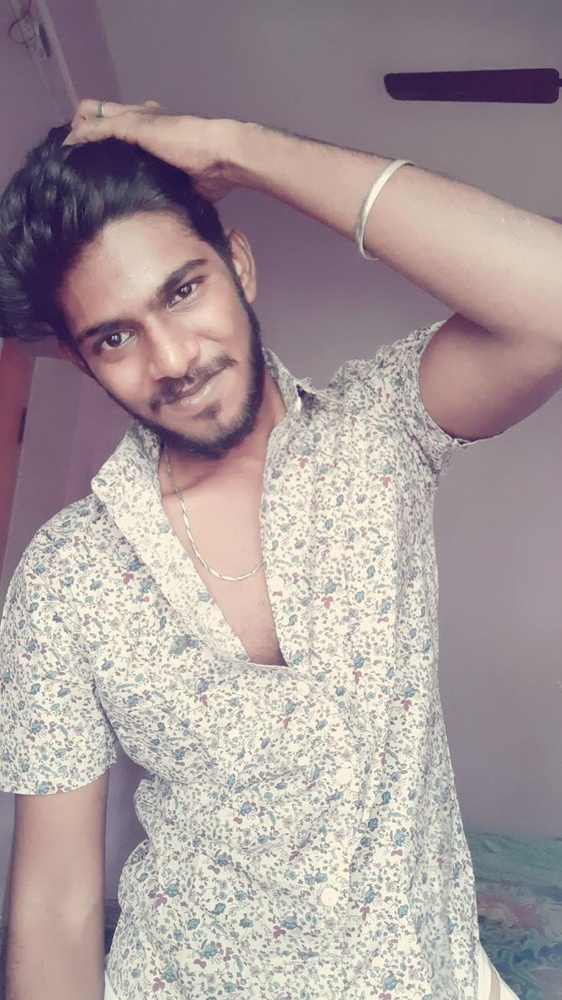
#> input picture captured_image.jpg, 562 x 1000 px, shrunk from 900 x 1600 before the run
$ python index.py
#> lines starting #> are read from the running program, lines starting #| are printed output that depends on the picture; after the words box and inside, x2 and y2 are one past the last pixel; in counts of white or black regions, pixels touching at a corner belong together
import cv2
import numpy as np

# Load the captured image
image = cv2.imread('captured_image.jpg')
#> image is the input picture: shape (1000, 562, 3); mean B, G, R 154.9, 153.6, 166.7

# Convert to grayscale
gray = cv2.cvtColor(image, cv2.COLOR_BGR2GRAY)
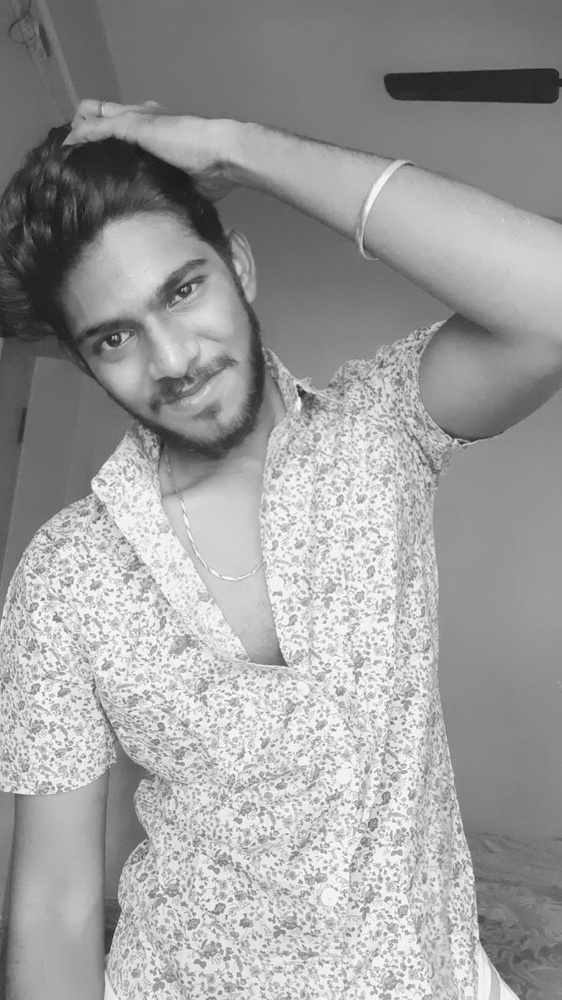
#> gray: shape (1000, 562); min 24, max 254, mean 157.6

# Use HoughCircles to detect circles in the image
circles = cv2.HoughCircles(
    gray, cv2.HOUGH_GRADIENT, dp=1.2, minDist=100, param1=100, param2=30, minRadius=5, maxRadius=50)
#> circles = 27 rows, first 8: [49.8, 640.2, 49.28], [240.6, 832.2, 49.28], [382.2, 493.8, 49.28], [378.6, 793.8, 49.28], [150.6, 679.8, 49.28], [286.2, 718.2, 49.28], [388.2, 682.2, 49.28], [196.2, 925.8, 49.28]

if circles is not None:
    circles = np.round(circles[0, :]).astype("int")
#> circles = 27 rows, first 8: [50, 640, 49], [241, 832, 49], [382, 494, 49], [379, 794, 49], [151, 680, 49], [286, 718, 49], [388, 682, 49], [196, 926, 49]
    for (x, y, r) in circles:
        # Draw the detected circle
        cv2.circle(image, (x, y), r, (0, 255, 0), 4)
#> this loop made 27 passes
#> (x, y, r) on passes 1 to 12: (50, 640, 49), (241, 832, 49), (382, 494, 49), (379, 794, 49), (151, 680, 49), (286, 718, 49), (388, 682, 49), (196, 926, 49), (424, 884, 49), (323, 895, 48), (122, 533, 48), (235, 622, 49)
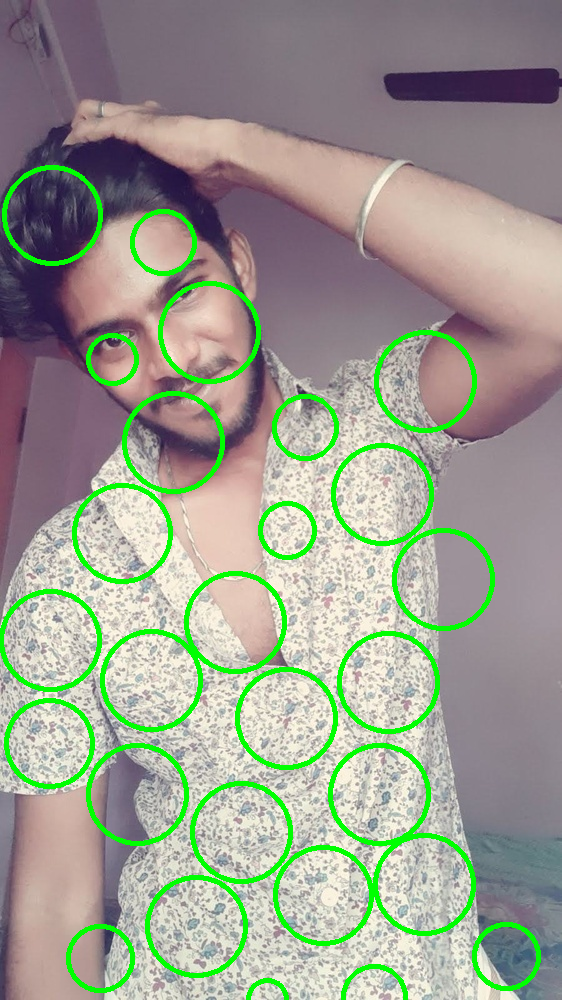
#> image: shape (1000, 562, 3); 6.26% of pixels changed, all inside (x1, y1, x2, y2) = (0, 165, 541, 1000)

# Show the output image
cv2.imshow('Image with Circles', image)
cv2.waitKey(0)
cv2.destroyAllWindows()
